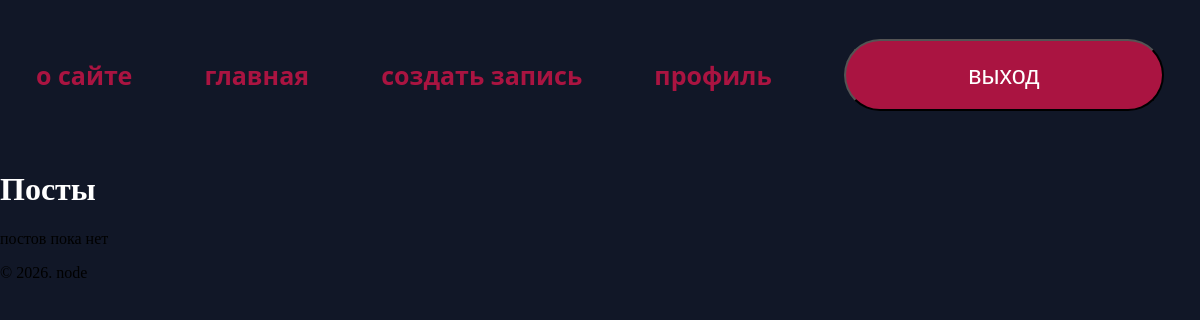
The page /posts/list/ (signed in) on the database as committed earlier.
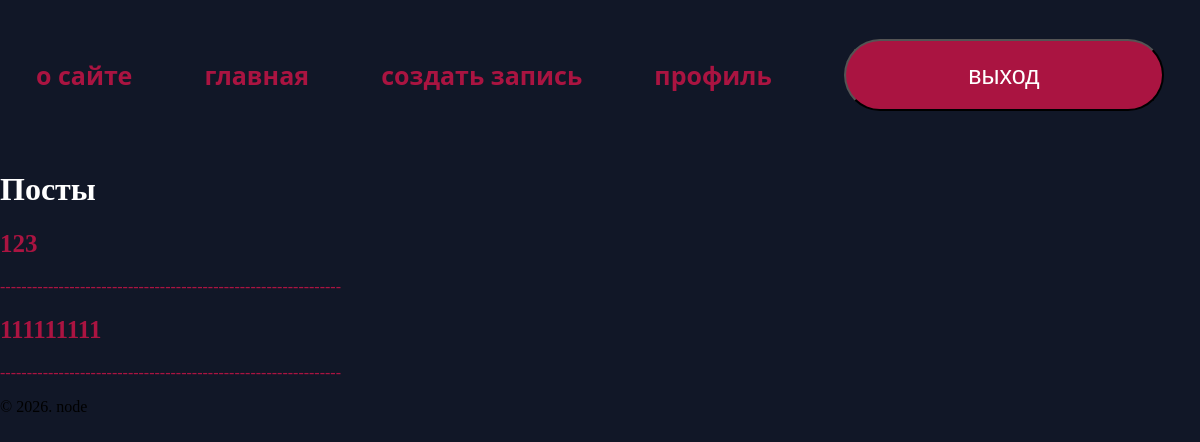
The same page on the database as committed later.
### posts/models.py (models this page shows, shortened)
class Post(models.Model):
    title = models.CharField(
        verbose_name='Заголовок',
        max_length=128,
      )
    text = models.TextField(
        verbose_name='Текст поста',
        max_length=512,
      )
    created = models.DateTimeField(
        verbose_name='Время создания',
        auto_now_add= True,
    )
    updated = models.DateTimeField(
        verbose_name='Время изменения',
        auto_now= True,
    )
    author = models.ForeignKey(
        to=User,
        verbose_name='Автор',
        on_delete= models.CASCADE,
        related_name='posts'
    )
    class Meta:
        db_table = 'posts'

### posts/views.py (the view)
# urls.py: path('posts/list/',list_posts, name = 'list-posts' ),
def list_posts(request):
    posts = Post.objects.filter(author=request.user)
    return render(request, 'posts/list.html', {'posts': posts})

### posts/templates/posts/list.html (shortened to what this page needs)
{% extends 'base.html' %}
{% block content %}
    <h1 style="color: white;">Посты</h1>
    {% for post in posts %}
        <article class="conteiner_list">
            <h2>
                <a href="{% url 'read-post' post.id %}">{{post.title}}</a>
            </h2>
        <div class="s">----------------------------------------------------------------</div>
    {% empty %}
        <p>постов пока нет</p>
    {% endfor %}
{% endblock %}

### templates/base.html (shortened to what this page needs)
<!DOCTYPE html>
<html lang="en">
<head>
</head>
<body>
    <header>
        <nav>
            <a href="#">о сайте</a>
            {% if user.is_authenticated  %}
                <a href="{% url 'list-posts' %}">главная</a>
                <a href="{% url 'create-post' %}">создать запись</a>
                <a href="{% url 'users-profile' %}">профиль</a>
                <form action="{% url 'users-logout' %}" method="post" style="display: inline;">
                    <button type="submit" class="entrance">выход</button>
                </form>
            {% endif %}
        </nav>
    </header>
    <main>
        {% block content %}
        {% endblock %}
    </main>
    <footer>
        <p>&copy; 2026. node</p>
    </footer>
</body>
</html>

### posts/templates/posts/list.html (style rules this page uses)
:root { --backgrount_color:#95d5b2; --color:#1b4332; --color_hover:#10271d; --background:#111727; }
body { margin: 0; padding: 0; background-color: var(--backgrount_color); }
.s { color: var(--color); }

### templates/base.html (style rules this page uses)
:root { --backgrount_color:#111727; --color:#aa1441; --color_hover:#10271d; --card_background:#ffffff; }
body { margin: 0; padding: 0; }
nav { width: 100%; height: 150px; display: flex; align-items: center; justify-content: space-around; background-color: var(--backgrount_color); font-family: system-ui, -apple-system, BlinkMacSystemFont, 'Segoe UI', Roboto, Oxygen, Ubuntu, Cantarell, 'Open Sans', 'Helvetica Neue', sans-serif; }
a { font-size: 25px; text-decoration: none; color: var(--color); transition: 0.5s; font-weight: bold; }
.entrance { width: 40vh; height: 9vh; background-color: var(--color); color: var(--card_background); text-decoration: none; transition: 0.5s; border-radius: 1000px; font-size: 25px; text-align: center; }

Rows that differ between the two databases and show on the page:
added Post: title "123"
added Post: title "111111111"
Other text that changed with them:
text no longer shown: "постов пока нет"
